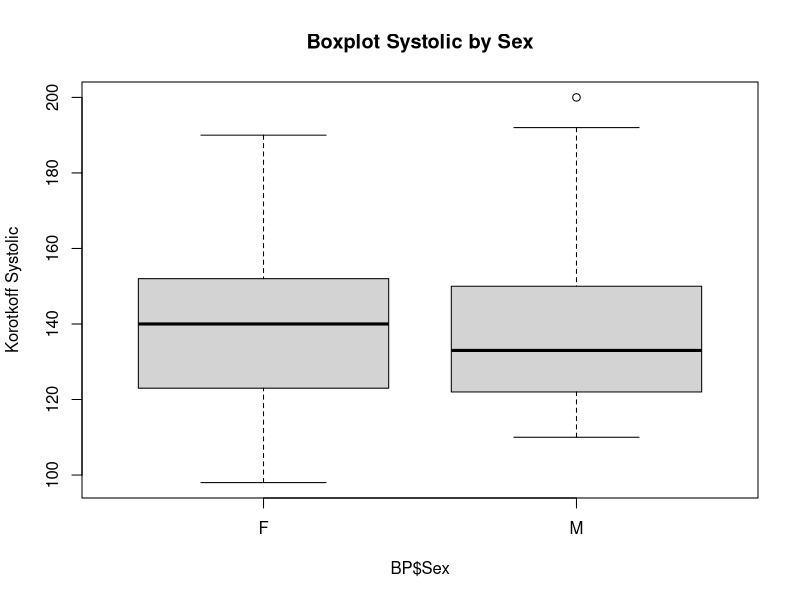
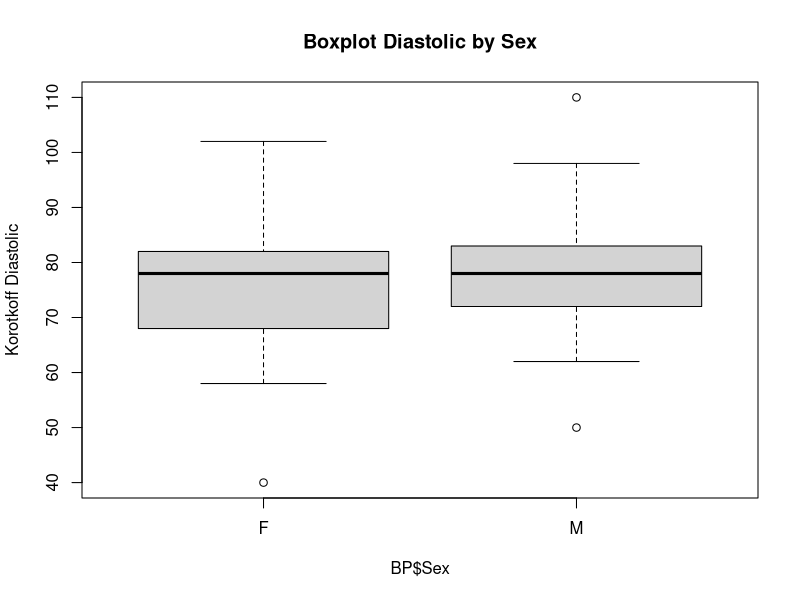
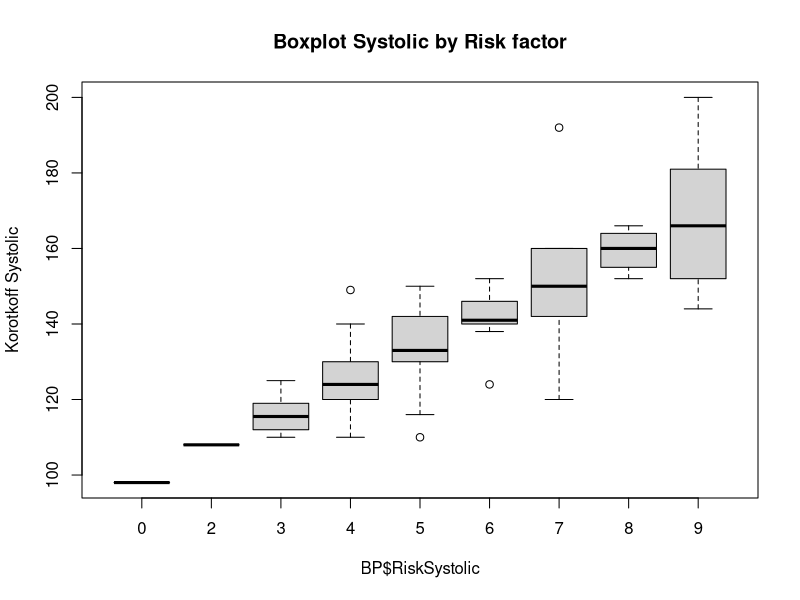
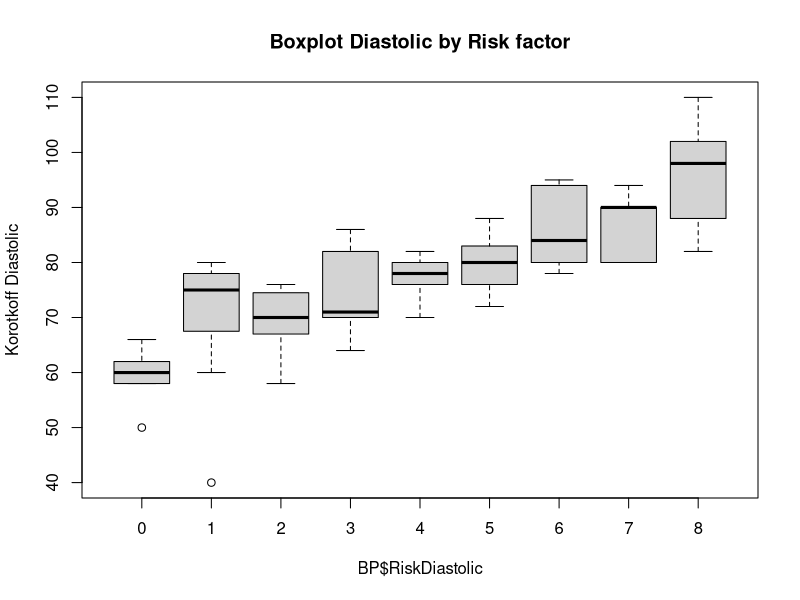
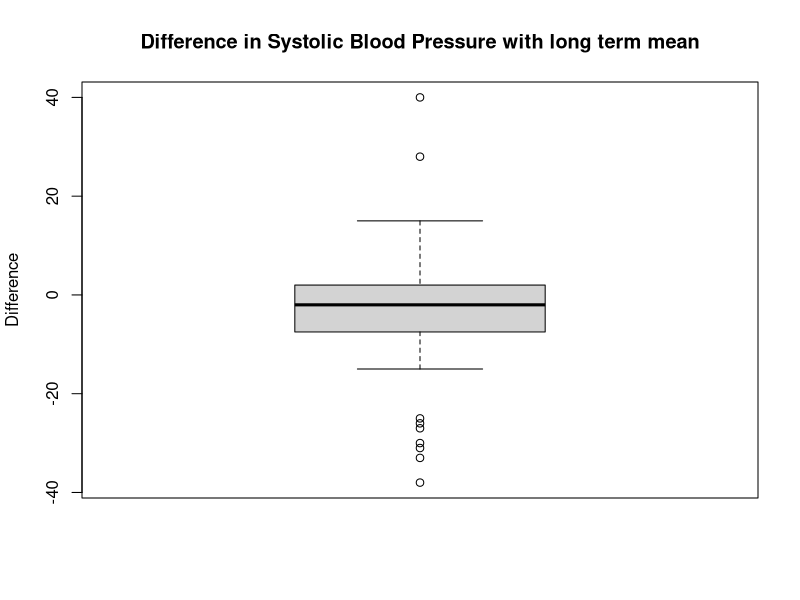
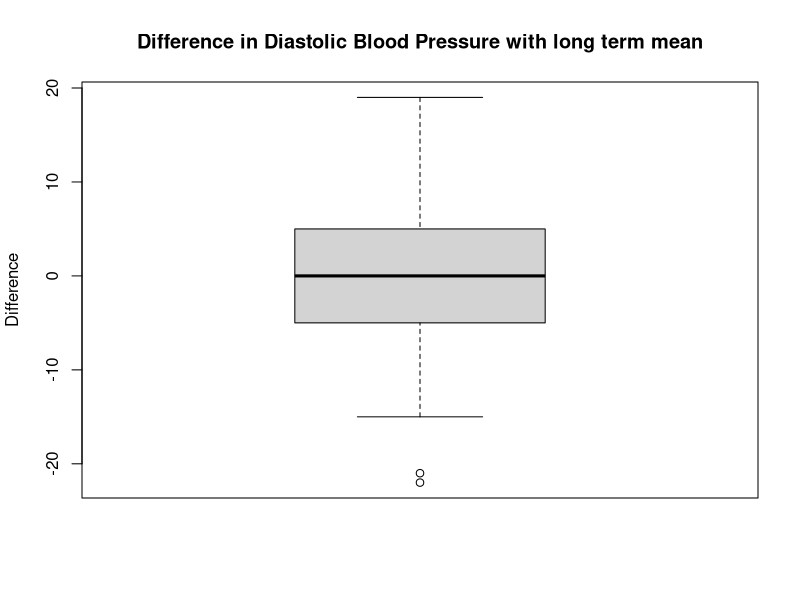

Recreate these plots in R, in order.
##################################
# Solution exercises session 1.2 #
##################################

# Use the function setwd to set the working directory to 
# the folder where you stored the file BP.txt

setwd("C:\\Users\\lucp2169\\Documents\\FLAMES\\Cursussen\\Basic parametric statistics\\versie 2019\\Session 1")

BP<-read.table("BP.txt",
 header=T,sep="\t")
str(BP)

BP$RiskSystolic<-factor(BP$RiskSystolic)
BP$RiskDiastolic<-factor(BP$RiskDiastolic)
str(BP)

# Question a

tab<-table(BP$Sex)
tabp<-prop.table(tab)
ft <- rbind(tab, tabp)
ft <- t(ft)
colnames(ft) <- c("freq","percent")
round(ft, 4)

# Question b

tab<-table(BP$RiskSystolic)
tabp<-prop.table(tab)
ft <- rbind(tab, tabp, cumsum(tab), cumsum(tabp))
ft <- t(ft)
colnames(ft) <- c("freq","percent",
                  "cumul freq","cumul percent")
round(ft, 4)

tab<-table(BP$RiskDiastolic)
tabp<-prop.table(tab)
ft <- rbind(tab, tabp, cumsum(tab), cumsum(tabp))
ft <- t(ft)
colnames(ft) <- c("freq","percent",
                  "cumul freq","cumul percent")
round(ft, 4)

# Question c

boxplot(BP$KorotkoffLASys~BP$Sex,
 main="Boxplot Systolic by Sex",
 ylab="Korotkoff Systolic")
boxplot(BP$KorotkoffLADias~BP$Sex,
 main="Boxplot Diastolic by Sex",
 ylab="Korotkoff Diastolic")

# Question d

boxplot(BP$KorotkoffLASys~BP$RiskSystolic,
 main="Boxplot Systolic by Risk factor",
 ylab="Korotkoff Systolic")
boxplot(BP$KorotkoffLADias~BP$RiskDiastolic,
 main="Boxplot Diastolic by Risk factor",
 ylab="Korotkoff Diastolic")

# Question e

tapply(BP$KorotkoffLASys, BP$Sex, mean)
tapply(BP$KorotkoffLASys, BP$Sex, sd)

SystolicMen<-BP$KorotkoffLASys[BP$Sex=="M"]
SystolicWomen<-BP$KorotkoffLASys[BP$Sex=="F"]
var.test(SystolicMen,SystolicWomen)				
 # Equal variances can be assumed
t.test(SystolicMen,SystolicWomen,var.equal=T)


tapply(BP$KorotkoffLADias, BP$Sex, mean)
tapply(BP$KorotkoffLADias, BP$Sex, sd)

DiaStolicMen<-BP$KorotkoffLADias[BP$Sex=="M"]
DiaStolicWomen<-BP$KorotkoffLADias[BP$Sex=="F"]
var.test(DiaStolicMen,DiaStolicWomen)				
 # Equal variances can be assumed
t.test(DiaStolicMen,DiaStolicWomen,var.equal=T)

# Question g

differencesys<-BP$KorotkoffLASys-BP$LongTermMeanSys
differencedias<-BP$KorotkoffLADias-BP$LongTermMeanDias

boxplot(differencesys,
 main="Difference in Systolic Blood Pressure with long term mean",
 ylab="Difference")
boxplot(differencedias,
 main="Difference in Diastolic Blood Pressure with long term mean",
 ylab="Difference")

t.test(BP$KorotkoffLASys,BP$LongTermMeanSys,
 paired=T)
t.test(BP$KorotkoffLADias,BP$LongTermMeanDias,
 paired=T)
